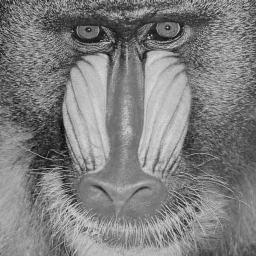
%> input picture ip1/mandrill.tif, 256 x 256 px
$ octave ex5.m   (GNU Octave 9; MATLAB toolbox functions it lacks are replaced by stand-ins)
%> lines starting %> are read from the running program, lines starting %| are printed output that depends on the picture
%Image Processing -- Nathan DWEK (ULB)
close all;

mandrill = imread('mandrill.tif', 'TIF');
%> mandrill is the input picture: size 256x256 uint8; min 6, max 216, mean 127
zebra = imread('zebra.tif', 'TIF');
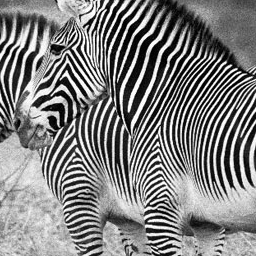
%> input picture ip1/zebra.tif, 256 x 256 px
%> zebra is the input picture: size 256x256 uint8; min 0, max 255, mean 127.6

mfreq = fft2(mandrill);
zfreq = fft2(zebra);

figure;
imshow(log10(1+abs(mfreq)),[]);
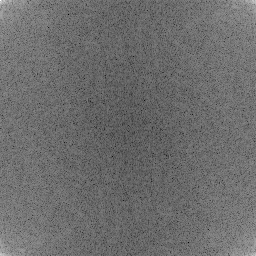
%> displayed picture: size 256x256, on the screen's scale of 0 to 255; min 0, max 255, mean 108.6
figure;
imshow(log10(1+abs(zfreq)), []);
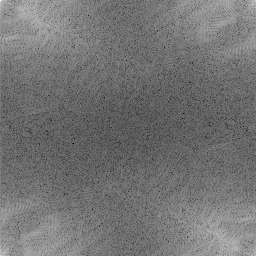
%> displayed picture: size 256x256, on the screen's scale of 0 to 255; min 0, max 255, mean 115.4

figure;
imshow(log10(1+abs(fftshift(mfreq))),[]);
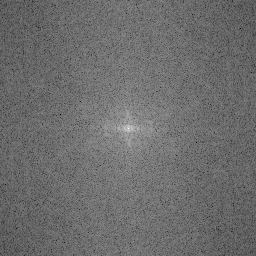
%> displayed picture: size 256x256, on the screen's scale of 0 to 255; min 0, max 255, mean 108.6; mean of the top-left, top-right, bottom-left and bottom-right quarters 108.2, 108.9, 108.9, 108.6
figure;
imshow(log10(1+abs(fftshift(zfreq))), []);
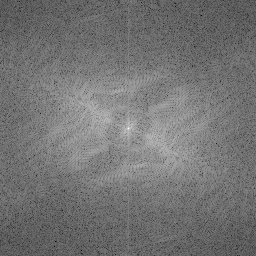
%> displayed picture: size 256x256, on the screen's scale of 0 to 255; min 0, max 255, mean 115.4; mean of the top-left, top-right, bottom-left and bottom-right quarters 117.3, 113.2, 113.3, 117.9

zmfreq = abs(zfreq).*exp(1i*angle(mfreq));
mzfreq = abs(mfreq).*exp(1i*angle(zfreq));

figure; subplot(2,2,1)
imshow(mandrill);
subplot(2,2,2);
imshow(zebra);
subplot(2,2,3);
imshow(round(ifft2(zmfreq)), []);
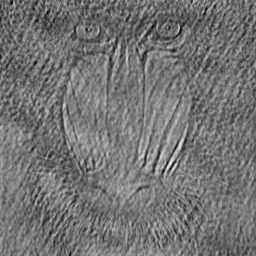
%> displayed picture: size 256x256, on the screen's scale of 0 to 255; min 0, max 255, mean 115.8
subplot(2,2,4);
imshow(round(ifft2(mzfreq)), []);
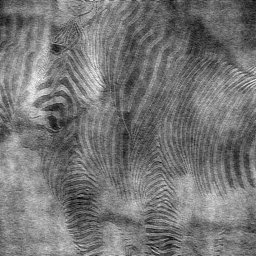
%> displayed picture: size 256x256, on the screen's scale of 0 to 255; min 0, max 255, mean 117.1

%I'm surprised by how well you can still recognize the image after altering
%the phase. I don't really know why, but it seems like the edges are all
%really well preserved.
